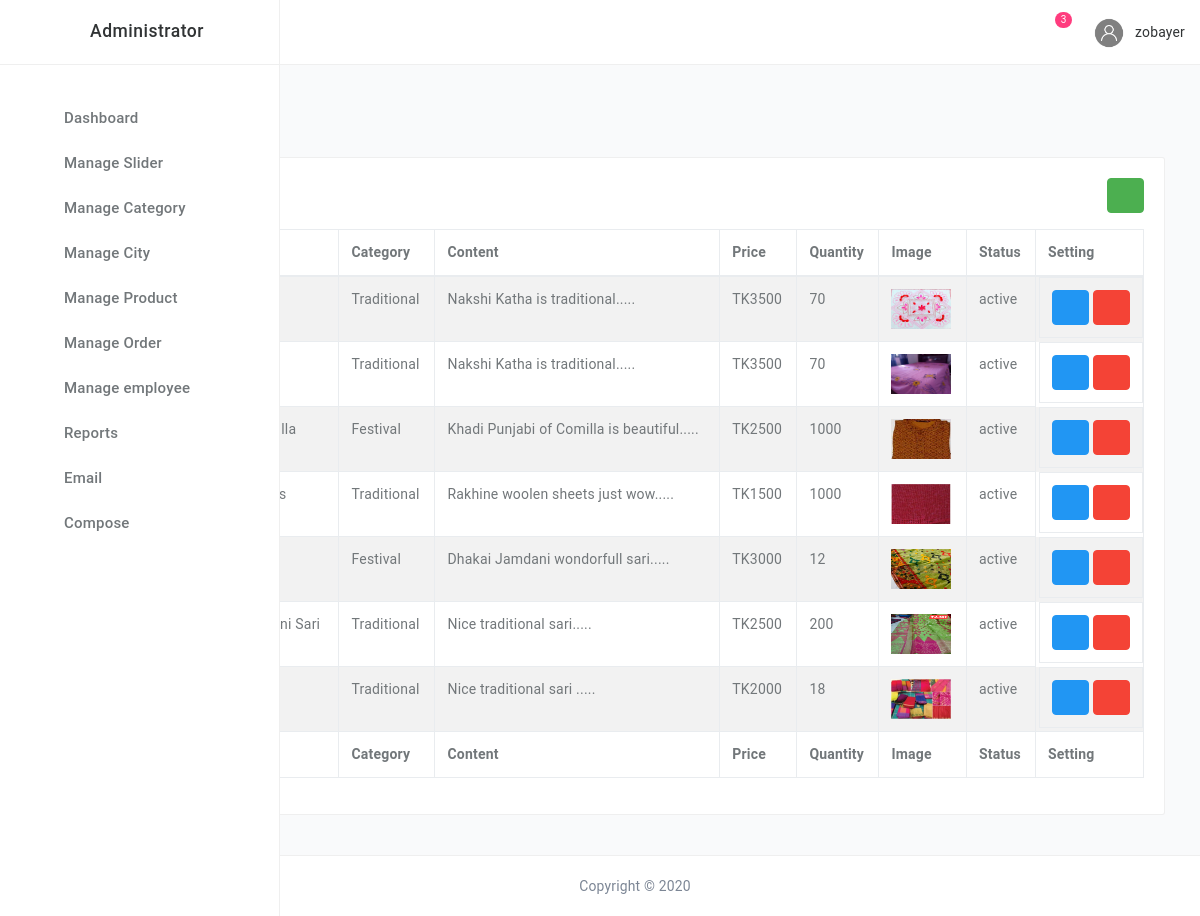
/admin/productlist.php (signed in), run on the app's committed database.
### tables this page shows
CREATE TABLE `product` (
  `id` int(11) NOT NULL,
  `productName` varchar(255) NOT NULL,
  `cat_id` int(11) NOT NULL,
  `colorName` varchar(255) DEFAULT NULL,
  `cityName` varchar(255) DEFAULT NULL,
  `size` varchar(255) DEFAULT NULL,
  `body` text NOT NULL,
  `price` float NOT NULL,
  `qty` int(11) NOT NULL DEFAULT 1,
  `image` varchar(255) DEFAULT NULL,
  `status` varchar(200) NOT NULL
);

CREATE TABLE `category` (
  `catId` int(11) NOT NULL,
  `catName` varchar(255) NOT NULL
);

### lib/Database.php (called while the page is built, shortened)
<?php
Class Database{
 public $host   = DB_HOST;
 public $user   = DB_USER;
 public $pass   = DB_PASS;
 public $dbname = DB_NAME;
 public $link;
private function connectDB(){
 $this->link = new mysqli($this->host, $this->user, $this->pass,
  $this->dbname);
 }
public function select($query){
  $result = $this->link->query($query) or
   die($this->link->error.__LINE__);
  if($result->num_rows > 0){
    return $result;
  } else {
    return false;
  }
 }
}
?>

### classes/Product.php (called while the page is built, shortened)
<?php
$filepath=realpath(dirname(__FILE__));
include_once ($filepath.'/../lib/Database.php');
include_once($filepath.'/../helpers/Format.php');
 ?>
<?php
class Product{
	private $db;
	public function __construct(){
		$this->db=new Database();
	}
	public function getAllProductlist(){
		$query="SELECT * FROM product,category WHERE product.cat_id=category.catId order by id DESC";
		$result=$this->db->select($query);
		return $result;
	}
}
 ?>

### helpers/Format.php (called while the page is built, shortened)
<?php
class Format{
 public function textShorten($text, $limit = 400){
  $text = $text. " ";
  $text = substr($text, 0, $limit);
  $text = substr($text, 0, strrpos($text, ' '));
  $text = $text.".....";
  return $text;
 }
}
?>

### lib/Session.php (called while the page is built, shortened)
<?php
class Session{
 public static function get($key){
  if (isset($_SESSION[$key])) {
   return $_SESSION[$key];
  } else {
   return false;
  }
 }
}
?>

### admin/productlist.php (the view, shortened to what this page needs)
<?php include 'inc/header.php';?>
<?php include 'inc/sidebar.php';?>
<?php include 'inc/header-nav.php';?>
<main class="main-content bgc-grey-100">
    <div id="mainContent">
        <div class="container-fluid">
            <h4 class="c-grey-900 mT-10 mB-30">Product List</h4>
            <div class="row">
                <div class="col-md-12">
                    <div class="bgc-white bd bdrs-3 p-20 mB-20">
                        <h4 class="c-grey-900 mB-20"> Data Table <span class="pull-right"><a href="productadd.php" class="btn btn-success btn-xs"><i class="fa fa-plus" aria-hidden="true"></i></a></span></h4>
                        <table id="table-datatables" class="table table-striped table-bordered" cellspacing="0" width="100%">
                            <thead>
                                <tr>
                                    <th>ProductName</th>
                                    <th>Category</th>
                                    <th>Content</th>
                                    <th>Price</th>
                                     <th>Quantity</th>
                                     <th>Image</th>
                                     <th>Status</th>
                                    <th>Setting</th>
                                </tr>
                            </thead>
                            <tfoot>
                                <tr>
                                    <th>ProductName</th>
                                    <th>Category</th>
                                    <th>Content</th>
                                    <th>Price</th>
                                     <th>Quantity</th>
                                     <th>Image</th>
                                     <th>Status</th>
                                    <th>Setting</th>
                                </tr>
                            </tfoot>
                            <tbody>
                               <?php
                                $getPd=$pd->getAllProductlist();
                                if ($getPd) {
                                    while ($result=$getPd->fetch_assoc()) {
                                 ?>
                                <tr>
                                    <td><?php echo($result['productName']) ;?></td>
                                    <td><?php echo($result['catName']); ?></td>
                                    <td><?php echo($fm->textShorten($result['body'],50)); ?></td>
                                    <td>TK<?php echo($result['price']); ?></td>
                                     <td><?php echo($result['qty']); ?></td>
                                     <td><img src="<?php echo($result['image']); ?>" height="40px" width="60px"/></td>
                                     <td><?php echo($result['status']); ?></td>
                                    <td class="pull-right">
                                        <a class="btn btn-primary" href="productedit.php?pdid=<?php echo($result['id']) ;?>"><i class="fa fa-pencil-square-o" aria-hidden="true"></i></a>
                                        <?php
                                        if (Session::get("adminRole")=='0') {
                                         ?>
                                        <a class="btn btn-danger" onclick="return confirm('are you sure delect category!')" href="?delpd=<?php echo($result['id']) ;?>"><i class="fa fa-trash-o" aria-hidden="true"></i></a>
                                    <?php } ?>
                                    </td>
                                </tr>
                                <?php }}else{echo("catagory not found");} ?>
                            </tbody>
                        </table>
                    </div>
                </div>
            </div>
        </div>
    </div>
</main>
<?php include 'inc/footer.php';?>

### data on the page
product: productName "Nakshi Katha", category.catName "Traditional", body "Nakshi Katha is traditional.....", price "3500", qty "70", image (picture), status "active"
product: category.catName "Traditional", body "Nakshi Katha is traditional.....", price "3500", qty "70", image (picture), status "active"
product: productName "Khadi Punjabi of Comilla", category.catName "Festival", body "Khadi Punjabi of Comilla is beautiful.....", price "2500", qty "1000", image (picture), status "active"
product: productName "Rakhine woolen sheets", category.catName "Traditional", body "Rakhine woolen sheets just wow.....", price "1500", qty "1000", image (picture), status "active"
product: category.catName "Festival", body "Dhakai Jamdani wondorfull sari.....", price "3000", qty "12", image (picture), status "active"
product: productName "Tangail Cotton Jamdani Sari", category.catName "Traditional", body "Nice traditional sari.....", price "2500", qty "200", image (picture), status "active"
product: category.catName "Traditional", body "Nice traditional sari .....", price "2000", qty "18", image (picture), status "active"

### other printed values
$countMail "3"
Session::get('adminName') "zobayer"
